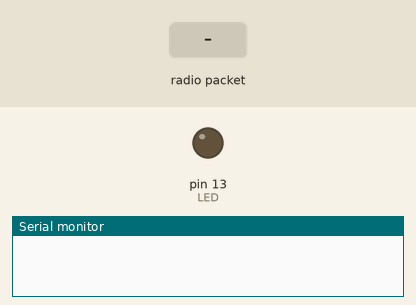
Recording of a sketch running on a simulated Arduino Uno, built with avr-gcc and run on an emulated ATmega328P. On the bench: output pins drawn as LEDs (lit = HIGH), the last lines printed to the serial monitor. Dashed ring = blinking. The inputs (shaded band) are chosen by the test bench. No radio packets arrive unless stated; pins used as bus, display or sensor lines are not drawn.

Above: at 1.2 s.
1.3 s: radio packet "1" arrives
At 1.33 s:
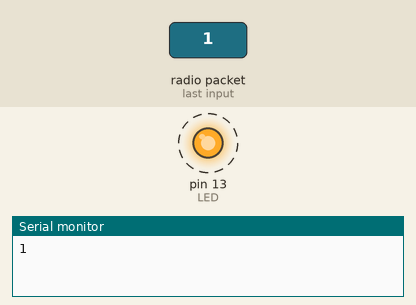
Timing chart, 0 to 4.3 s (numbered marks = the images above; inputs shaded):
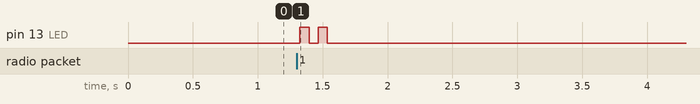

Measured:
- after the input at 1.3 s, pin 13 (LED): alternates HIGH for 0.07 s and LOW for 0.07 s, 4 changes in all, then stays LOW, starting at once

The sketch:

driver.ino
```cpp
// This is borrowed heavily from the rf69 rx and tx demo code
// -*- mode: C++ -*-

#include <SPI.h>
#include <RH_RF69.h>

/************ Radio Setup ***************/

// Change to 434.0 or other frequency, must match RX's freq!
#define RF69_FREQ 915.0

// Feather 32u4 w/Radio pin defs
#define RFM69_CS      8
#define RFM69_INT     7
#define RFM69_RST     4
#define LED           13

// Singleton instance of the radio driver
RH_RF69 rf69(RFM69_CS, RFM69_INT);

void setup()
{
  Serial.begin(115200);

  pinMode(LED, OUTPUT);
  pinMode(RFM69_RST, OUTPUT);
  digitalWrite(RFM69_RST, LOW);

  // manual reset
  digitalWrite(RFM69_RST, HIGH);
  delay(10);
  digitalWrite(RFM69_RST, LOW);
  delay(10);

  if (!rf69.init()) {
    Serial.println("RFM69 radio init failed");
    while (1);
  }
  // Defaults after init are 434.0MHz, modulation GFSK_Rb250Fd250, +13dbM (for low power module)
  // No encryption
  if (!rf69.setFrequency(RF69_FREQ)) {
    Serial.println("setFrequency failed");
  }

  // If you are using a high power RF69 eg RFM69HW, you *must* set a Tx power with the
  // ishighpowermodule flag set like this:
  rf69.setTxPower(20, true);  // range from 14-20 for power, 2nd arg must be true for 69HCW

  pinMode(LED, OUTPUT);
}


void loop() {
  delay(10);  // Wait 10ms between cycles

  uint8_t buf[RH_RF69_MAX_MESSAGE_LEN];
  uint8_t len = sizeof(buf);

  int availableBytes = Serial.available();
  if (availableBytes > 0) {
    int len = Serial.readBytes(buf, availableBytes);
    buf[len] = 0;
    rf69.send((uint8_t*)buf, len);
    rf69.waitPacketSent();
    Blink(LED, 30, 2);
  }

  if (rf69.waitAvailableTimeout(10))  {
    // Should be a reply message for us now
    if (rf69.recv(buf, &len)) {
      buf[len] = 0;
      Serial.write(buf, len);
      Blink(LED, 70, 2);
    }
  }
}

void Blink(byte PIN, byte DELAY_MS, byte loops) {
  for (byte i=0; i<loops; i++)  {
    digitalWrite(PIN,HIGH);
    delay(DELAY_MS);
    digitalWrite(PIN,LOW);
    delay(DELAY_MS);
  }
}
```
